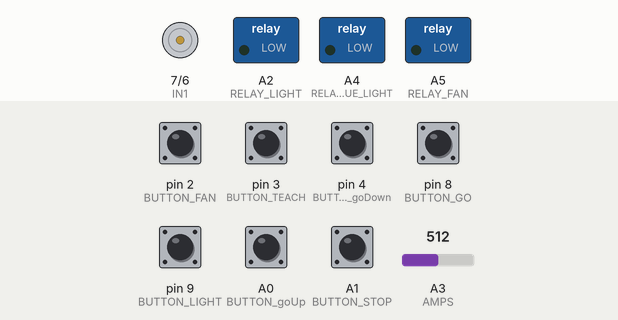
This sketch was run on a simulated Arduino Uno, built with avr-gcc and run on an emulated ATmega328P. Shown: motor-driver pin pairs drawn as motors (green arrow = first pin HIGH = forward, orange = second pin HIGH = backward, longer = more drive, scaled by the enable pin), switched loads named in the sketch (green lamp = pin HIGH). Dashed ring = blinking. The test bench sets the inputs (shaded band); at power-on: A0 (BUTTON_goUp), A1 (BUTTON_STOP), pin 2 (BUTTON_FAN), pin 3 (BUTTON_TEACH), pin 4 (BUTTON_goDown), pin 8 (BUTTON_GO), pin 9 (BUTTON_LIGHT) HIGH, A3 (AMPS) = 512. EEPROM starts erased; what the sketch prints to the serial monitor is not drawn.

Above: at 1.2 s.
1.3 s: pin 3 (BUTTON_TEACH) pulled LOW for 0.15 s
At 2.6 s:
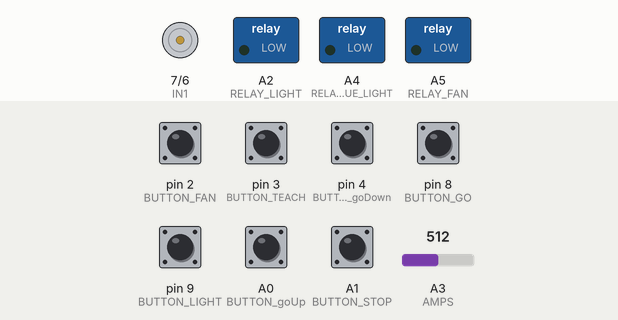
2.9 s: pin 2 (BUTTON_FAN) pulled LOW for 0.15 s
At 3.8 s:
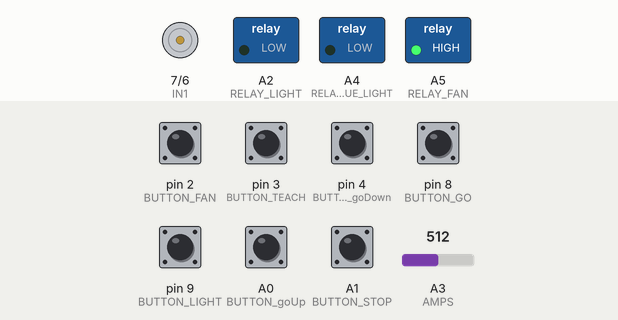
4.5 s: pin 4 (BUTTON_goDown) pulled LOW for 0.15 s
At 5.8 s:
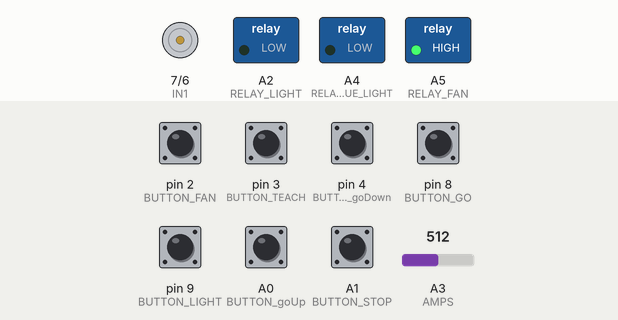
6.1 s: pin 9 (BUTTON_LIGHT) pulled LOW for 0.15 s
At 7.3 s:
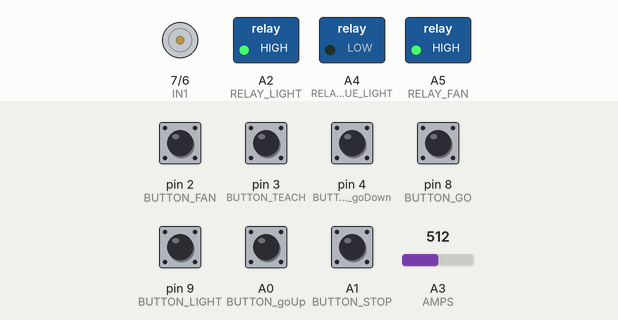
7.7 s: pin 8 (BUTTON_GO) pulled LOW for 1 s
At 7.84 s:
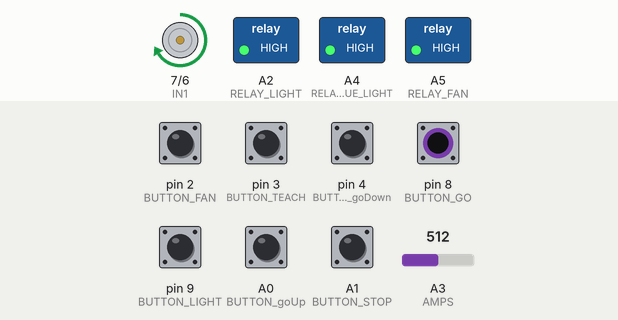
10.7 s: A0 (BUTTON_goUp) pulled LOW for 0.15 s
At 12.1 s:
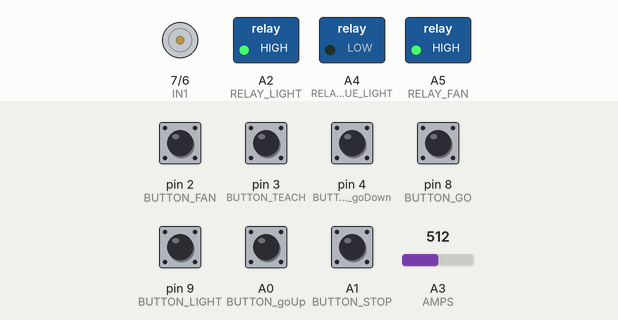
Timing chart, 0 to 13.3 s (numbered marks = the images above; inputs shaded):
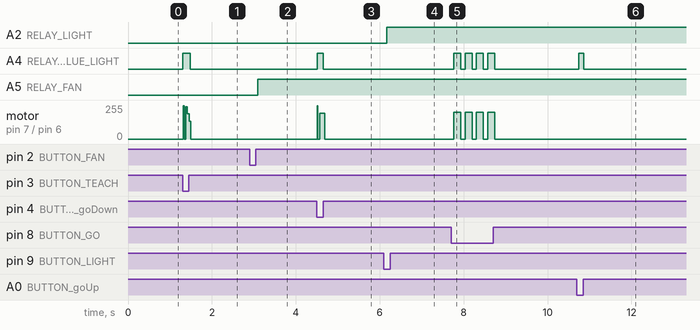

Measured:
- after the input at 1.3 s, A4 (RELAY_BLUE_LIGHT): LOW → HIGH at once, → LOW 0.18 s later
- after the input at 2.9 s, A5 (RELAY_FAN): LOW → HIGH after 0.19 s
- after the input at 4.5 s, A4 (RELAY_BLUE_LIGHT): LOW → HIGH at once, → LOW 0.15 s later; motor on pin 7 (IN1) / pin 6 (IN2): stopped → forward 194/255 at once, → stopped 0.18 s later
- after the input at 6.1 s, A2 (RELAY_LIGHT): LOW → HIGH after 0.07 s
- after the input at 7.7 s, A4 (RELAY_BLUE_LIGHT): alternates HIGH for 0.17 s and LOW for 0.10 s, 8 changes in all, then stays LOW, starting after 0.07 s; motor on pin 7 (IN1) / pin 6 (IN2): alternates forward 200/255 for 0.17 s and stopped for 0.10 s, 8 changes in all, then stays stopped, starting after 0.07 s
- after the input at 10.7 s, A4 (RELAY_BLUE_LIGHT): LOW → HIGH after 0.05 s, → LOW 0.11 s later

The sketch:

roboshelfalpha2.ino
```cpp
/* roboshelf by Bob*/
#include <SPI.h>
#include <SD.h>
#include <EEPROM.h>

//sd file
File myFile;

//motor drive pins
int ENA=5;
int IN1=7;
int IN2=6;

//buttons
int BUTTON_FAN=2;
int BUTTON_LIGHT=9;
int BUTTON_GO=8;
int BUTTON_TEACH=3;
int BUTTON_goUp=A0;
int BUTTON_goDown=4;
int BUTTON_STOP=A1;

//STATE
int  BUTTON_GO_STATE=1;
int  BUTTON_goUp_STATE=1;
int  BUTTON_goDown_STATE=1;
int  BUTTON_TEACH_STATE=1;
int  BUTTON_FAN_STATE=1;
int  BUTTON_LIGHT_STATE=1;
int  BUTTON_STOP_STATE=1;
int  AMPS_STATE;

//SPI for SD card
int CS=10;
//int MOSI=11;
//int MISO=12;
//int CLK=13;

//current sensor
int AMPS=A3;

//relays
int RELAY_FAN=A5;
int RELAY_LIGHT=A2;
int RELAY_BLUE_LIGHT=18;
int RELAY_BREAK=A4;

//variables
int x=10;
bool UP_FLAG;
bool DOWN_FLAG;
int acc=1;
unsigned long setPoint;
int startTime=0;
int currentTime=0;
int RELAY_FAN_FLAG=0;
int RELAY_LIGHT_FLAG=0;
//

void setup()
{
 EEPROM.get(0,setPoint);
 pinMode(ENA,OUTPUT);
 pinMode(IN1,OUTPUT);
 pinMode(IN2,OUTPUT);

 pinMode(BUTTON_FAN,INPUT_PULLUP);
 pinMode(BUTTON_LIGHT,INPUT_PULLUP);
 pinMode(BUTTON_GO,INPUT_PULLUP);
 pinMode(BUTTON_TEACH,INPUT_PULLUP);
 pinMode(BUTTON_goUp,INPUT_PULLUP);
 pinMode(BUTTON_goDown,INPUT_PULLUP);
 pinMode(BUTTON_STOP,INPUT_PULLUP);

 pinMode(AMPS,INPUT);

 pinMode (RELAY_FAN,OUTPUT);
 pinMode (RELAY_LIGHT,OUTPUT);
 pinMode (RELAY_BLUE_LIGHT,OUTPUT);
 pinMode (RELAY_BREAK,OUTPUT);


 // Open serial communications and wait for port to open:
  Serial.begin(9600);
  while (!Serial) {
    ; // wait for serial port to connect. Needed for native USB port only
}
 sense();
 digitalWrite(RELAY_BLUE_LIGHT,HIGH);
 digitalWrite(RELAY_BREAK,HIGH);
 goHome();
 digitalWrite(RELAY_BREAK,LOW);
Serial.println("setup");
 /* Serial.print("Initializing SD card...");

  // see if the card is present and can be initialized:
  if (!SD.begin(CS)) {
    Serial.println("Card failed, or not present");
    // don't do anything more:
    while (1);
  }
  Serial.println("card initialized.");
*/}


/*void sdWrite(int setPoint){
  // open the file. note that only one file can be open at a time,
  // so you have to close this one before opening another.
  myFile = SD.open("setPoint.txt", FILE_WRITE);

  // if the file opened okay, write to it:
  if (myFile) {
    Serial.print("Writing to test.txt...");
    myFile.println(setPoint);
    setPoint=myFile.read();
    Serial.println(setPoint);
    // close the file:
    myFile.close();
    Serial.println("done.");
  } else {
    // if the file didn't open, print an error:
    Serial.println("error opening test.txt");
  }
}*/

void goUp(int spd, int x)
{

 sense();
 if (BUTTON_STOP_STATE == 0){
 analogWrite(ENA, spd);// motor speed
 digitalWrite(IN1,LOW);// rotate forward
 digitalWrite(IN2,HIGH);
 Serial.println("up");
 delay(x);
 analogWrite(ENA, 0);

 }
}

void goDown(int spd, int x)
{

 analogWrite(ENA, spd);// motor speed
 digitalWrite(IN1,HIGH);// rotate reverse
 digitalWrite(IN2,LOW);
 delay(x);
 analogWrite(ENA, 0);
 Serial.println("down");


}

void goTo(){
goDown(200,setPoint);

}

void goHome(){
  while (BUTTON_STOP_STATE==0){
  sense;
  goUp(200,10);
  Serial.println("home");
  }
}

void teach(){


 delay(10);
 while (BUTTON_TEACH_STATE==0){
  sense();
  goDown(250,10);
  currentTime=millis();
  Serial.println("teach");
 }
  setPoint=currentTime-startTime;
  EEPROM.put(0,setPoint);
}

void sense(){
  //delay(100);
  BUTTON_GO_STATE=digitalRead(BUTTON_GO);
  BUTTON_goUp_STATE=digitalRead(BUTTON_goUp);
  BUTTON_goDown_STATE=digitalRead(BUTTON_goDown);
  BUTTON_TEACH_STATE=digitalRead(BUTTON_TEACH);
  BUTTON_LIGHT_STATE=digitalRead(BUTTON_LIGHT);
  BUTTON_FAN_STATE=digitalRead(BUTTON_FAN);
  BUTTON_STOP_STATE=digitalRead(BUTTON_STOP);
  AMPS_STATE=analogRead(AMPS);
  /*Serial.print(BUTTON_GO_STATE);
  Serial.print(BUTTON_goUp_STATE);
  Serial.print(BUTTON_goDown_STATE);
  Serial.print(BUTTON_TEACH_STATE);
  Serial.print(BUTTON_LIGHT_STATE);
  Serial.print(BUTTON_FAN_STATE);
  Serial.print(BUTTON_STOP_STATE);
  Serial.println();*/
  Serial.print(AMPS_STATE);
  Serial.println();
}

void light(){
  delay(10);
  if (RELAY_LIGHT_FLAG==1){digitalWrite(RELAY_LIGHT,LOW);
  RELAY_LIGHT_FLAG=0;}
  else {digitalWrite(RELAY_LIGHT,HIGH);
  RELAY_LIGHT_FLAG=1;}
  while (BUTTON_LIGHT_STATE==0){
    delay(10);
    bloop();
    sense();
  }
  Serial.println("light");
}

void fan(){
  delay(100);
  if (RELAY_FAN_FLAG==1){digitalWrite(RELAY_FAN,LOW);
  RELAY_FAN_FLAG=0;}
  else {digitalWrite(RELAY_FAN,HIGH);
  RELAY_FAN_FLAG=1;}
  while (BUTTON_FAN_STATE==0){
    delay(10);
    bloop();
    sense();
  }
  Serial.println("fan");
}

void bloop(){
  Serial.println("bloop");
}
void loop(){
 delay(100);
 sense();
 if (BUTTON_LIGHT_STATE==0)light();
 if (BUTTON_FAN_STATE==0)fan();
 if (BUTTON_GO_STATE==0 && BUTTON_STOP_STATE==1){
  digitalWrite(RELAY_BREAK,HIGH);
  goTo();
  digitalWrite(RELAY_BREAK,LOW);
 }
 if (BUTTON_goUp_STATE==0){
  digitalWrite(RELAY_BREAK,HIGH);
  while (BUTTON_goUp_STATE==0){goUp(200,10);sense();}
  digitalWrite(RELAY_BREAK,LOW);
 }
 if (BUTTON_GO_STATE==0 && BUTTON_STOP_STATE==0){
  digitalWrite(RELAY_BREAK,HIGH);
  goHome();
  digitalWrite(RELAY_BREAK,LOW);
 }
 if (BUTTON_goDown_STATE==0){
  digitalWrite(RELAY_BREAK,HIGH);
  while (BUTTON_goDown_STATE==0){goDown(200,10);sense();}
  digitalWrite(RELAY_BREAK,LOW);
 }
 if (BUTTON_TEACH_STATE==0 && BUTTON_STOP_STATE==1){
  digitalWrite(RELAY_BREAK,HIGH);
  startTime=millis();
  teach();
  digitalWrite(RELAY_BREAK,LOW);
 }

}
```
